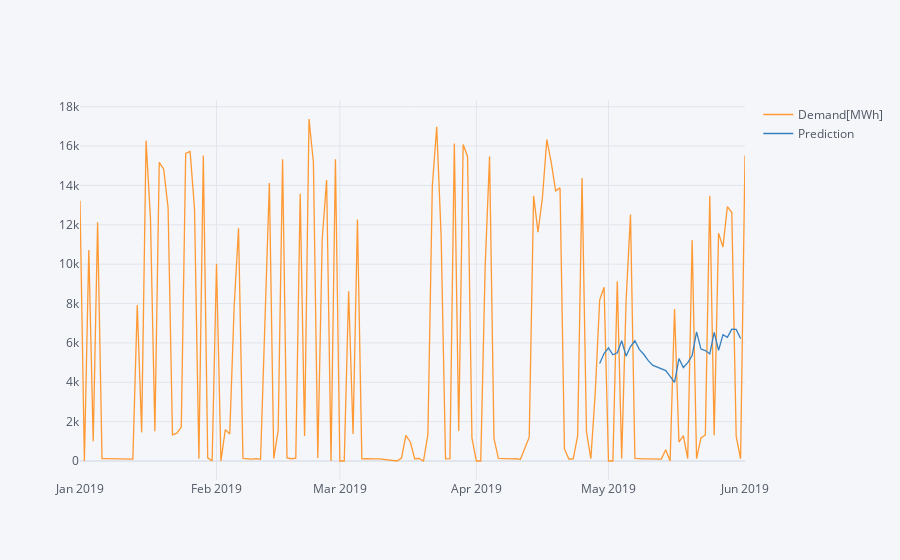

The notebook cell saved with this chart:
### Code cell
# plotting whole dataset with predictions
pd.concat([data,testPredictPlot],axis=1).iplot()

### Figure 1 — Plotly figure (JSON) as saved in the notebook; plotly's stock layout.template omitted (floating-point values rounded to 4 significant figures; data arrays with more than 128 entries replaced by an {"elided": "..."} marker saying what was removed)
{"data": [{"line": {"color": "rgba(255, 153, 51, 1.0)", "dash": "solid", "shape": "linear", "width": 1.3}, "mode": "lines", "name": "Demand[MWh]", "text": "", "type": "scatter", "x": {"elided": "147 str values"}, "y": {"elided": "147 int values"}}, {"line": {"color": "rgba(55, 128, 191, 1.0)", "dash": "solid", "shape": "linear", "width": 1.3}, "mode": "lines", "name": "Prediction", "text": "", "type": "scatter", "x": {"elided": "147 str values"}, "y": {"elided": "147 mixed values"}}], "layout": {"legend": {"bgcolor": "#F5F6F9", "font": {"color": "#4D5663"}}, "paper_bgcolor": "#F5F6F9", "plot_bgcolor": "#F5F6F9", "title": {"font": {"color": "#4D5663"}}, "xaxis": {"gridcolor": "#E1E5ED", "showgrid": true, "tickfont": {"color": "#4D5663"}, "title": {"font": {"color": "#4D5663"}, "text": ""}, "zerolinecolor": "#E1E5ED"}, "yaxis": {"gridcolor": "#E1E5ED", "showgrid": true, "tickfont": {"color": "#4D5663"}, "title": {"font": {"color": "#4D5663"}, "text": ""}, "zerolinecolor": "#E1E5ED"}}}
